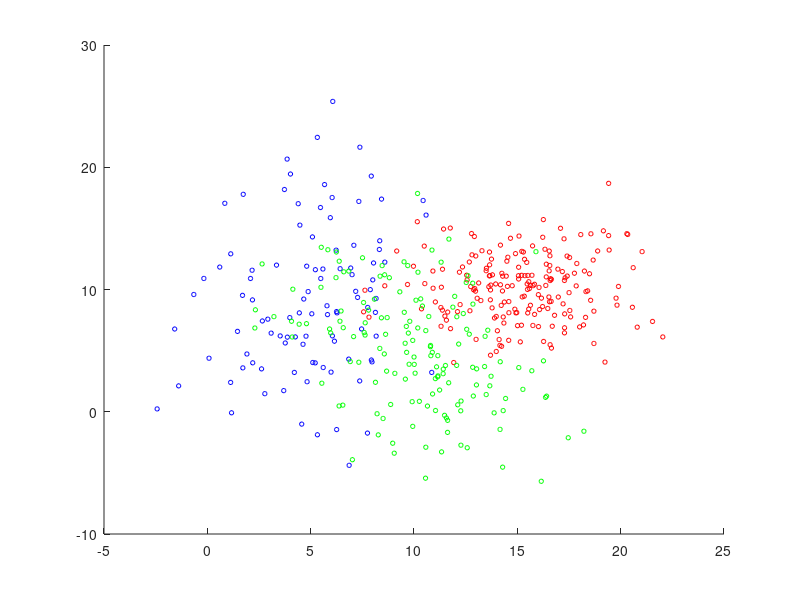

Source code (MATLAB): (Note: this script raises an error after producing the figure.)
clear all;
close all;

MU1 = [5 10];
SIGMA1 = [8 4; 4 40];
MU2 = [15 10];
SIGMA2 = [8 0; 0 8];
MU3 = [10 5];
SIGMA3 = [10 -5; -5 20];

R3 = chol(SIGMA1);
R4 = chol(SIGMA2);
R5 = chol(SIGMA3);

X1 = repmat(MU1,100,1) + randn(100,2)*R3;
X2 = repmat(MU2,200,1) + randn(200,2)*R4;
X3 = repmat(MU3,150,1) + randn(150,2)*R5;

SIGMA1 = cov(X1);
SIGMA2 = cov(X2);
SIGMA3 = cov(X3);

range1 = [-5:0.1:20]
range2 = [-5:0.1:20]

figure;
hold on;

scatter(X1(:,1), X1(:,2), 10, 'b');
scatter(X2(:,1), X2(:,2), 10, 'r');
scatter(X3(:,1), X3(:,2), 10, 'g');

[c_vectors, c_values] = eigs(SIGMA1);
[d_vectors, d_values] = eigs(SIGMA2);
[e_vectors, e_values] = eigs(SIGMA3);

c_theta = atan2(c_vectors(2,1), c_vectors(1,1));
plot_ellipse(MU1(1), MU1(2), c_theta, sqrt(c_values(1,1)), sqrt(c_values(2,2)));

d_theta = atan2(d_vectors(2,1), d_vectors(1,1));
plot_ellipse(MU2(1), MU2(2), d_theta, sqrt(d_values(1,1)),sqrt(d_values(2,2)));

e_theta = atan2(e_vectors(2,1), e_vectors(1,1));
plot_ellipse(MU3(1), MU3(2), e_theta, sqrt(e_values(1,1)),sqrt(e_values(2,2)));

map_1 = MAP([MU1; MU2; MU3], range1, range2, cat(3, SIGMA1, SIGMA2, SIGMA3), [2/9 4/9 1/3]);
contour(range1, range2, map_1', 2, '--r');
hold on;

case2_classes = {X1, X2, X3};
confusion = zeros(size(case2_classes, 2));

for i=1:size(case2_classes, 2)
    current_class = cell2mat(case2_classes(i));
    for j=1:size(current_class, 1)

       predicted = MAP([MU1; MU2; MU3], current_class(j,1), current_class(j,2), cat(3, SIGMA1, SIGMA2, SIGMA3),[2/9 4/9 1/3] );
   
       confusion(i,predicted) = confusion(i,predicted) + 1;
    end
end 

confusion

error = (sum(confusion(:)) - trace(confusion)) / sum(confusion(:))
